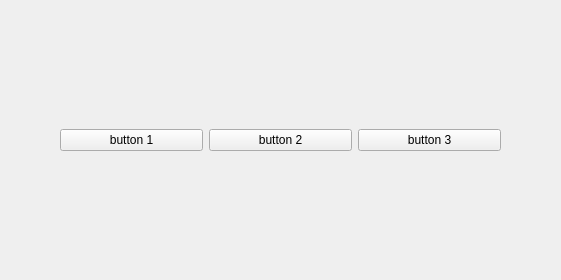
<?xml version="1.0" encoding="UTF-8"?>
<ui version="4.0">
 <class>MainWindow</class>
 <widget class="QMainWindow" name="MainWindow">
  <property name="geometry">
   <rect>
    <x>0</x>
    <y>0</y>
    <width>561</width>
    <height>280</height>
   </rect>
  </property>
  <property name="windowTitle">
   <string>MainWindow</string>
  </property>
  <widget class="QWidget" name="centralwidget">
   <widget class="QWidget" name="">
    <property name="geometry">
     <rect>
      <x>60</x>
      <y>40</y>
      <width>441</width>
      <height>201</height>
     </rect>
    </property>
    <layout class="QHBoxLayout" name="horizontalLayout">
     <item>
      <widget class="QPushButton" name="pushButton_1">
       <property name="text">
        <string>button 1</string>
       </property>
      </widget>
     </item>
     <item>
      <widget class="QPushButton" name="pushButton_2">
       <property name="text">
        <string>button 2</string>
       </property>
      </widget>
     </item>
     <item>
      <widget class="QPushButton" name="pushButton_3">
       <property name="text">
        <string>button 3</string>
       </property>
      </widget>
     </item>
    </layout>
   </widget>
  </widget>
 </widget>
 <resources/>
 <connections/>
</ui>
